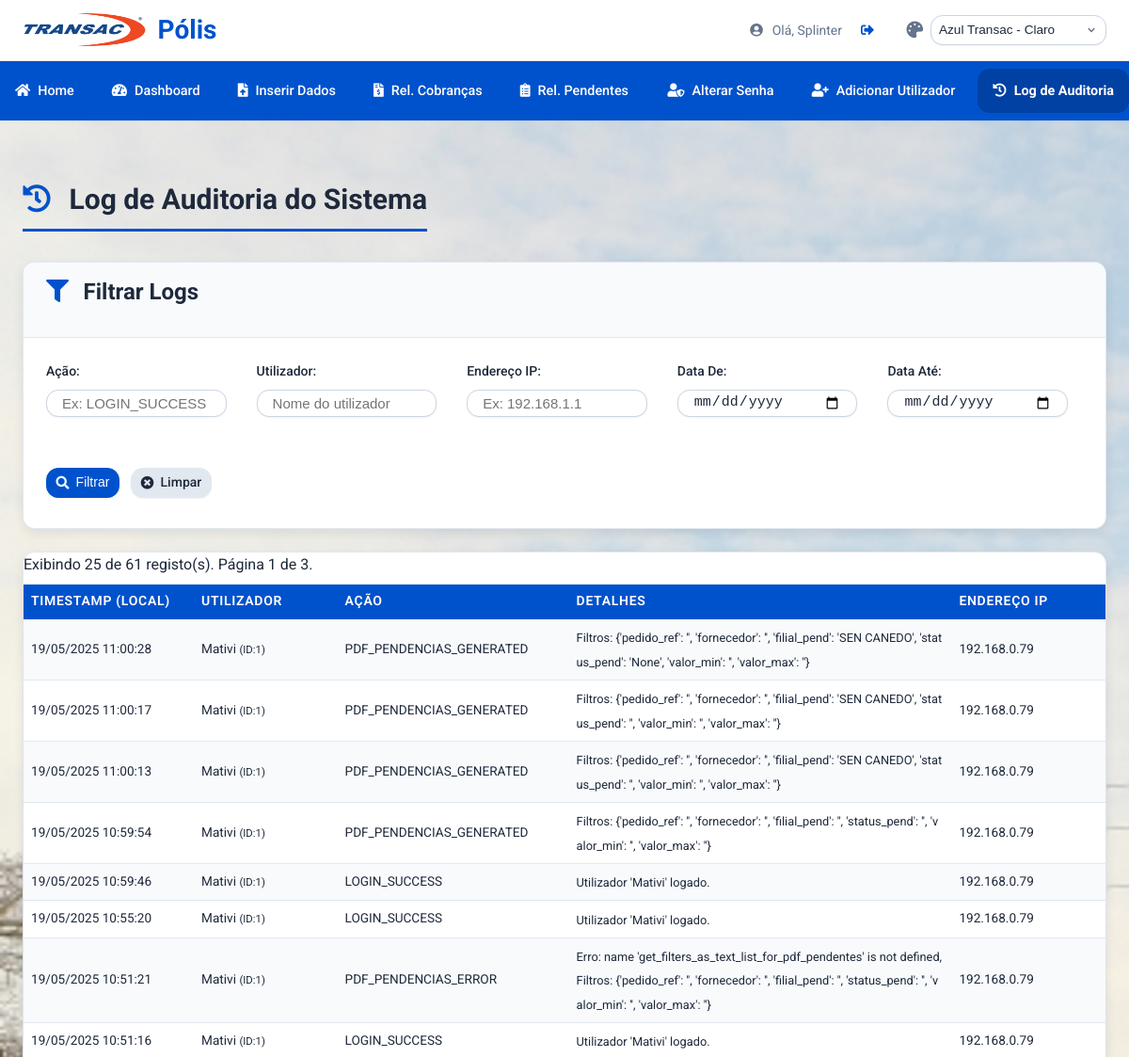
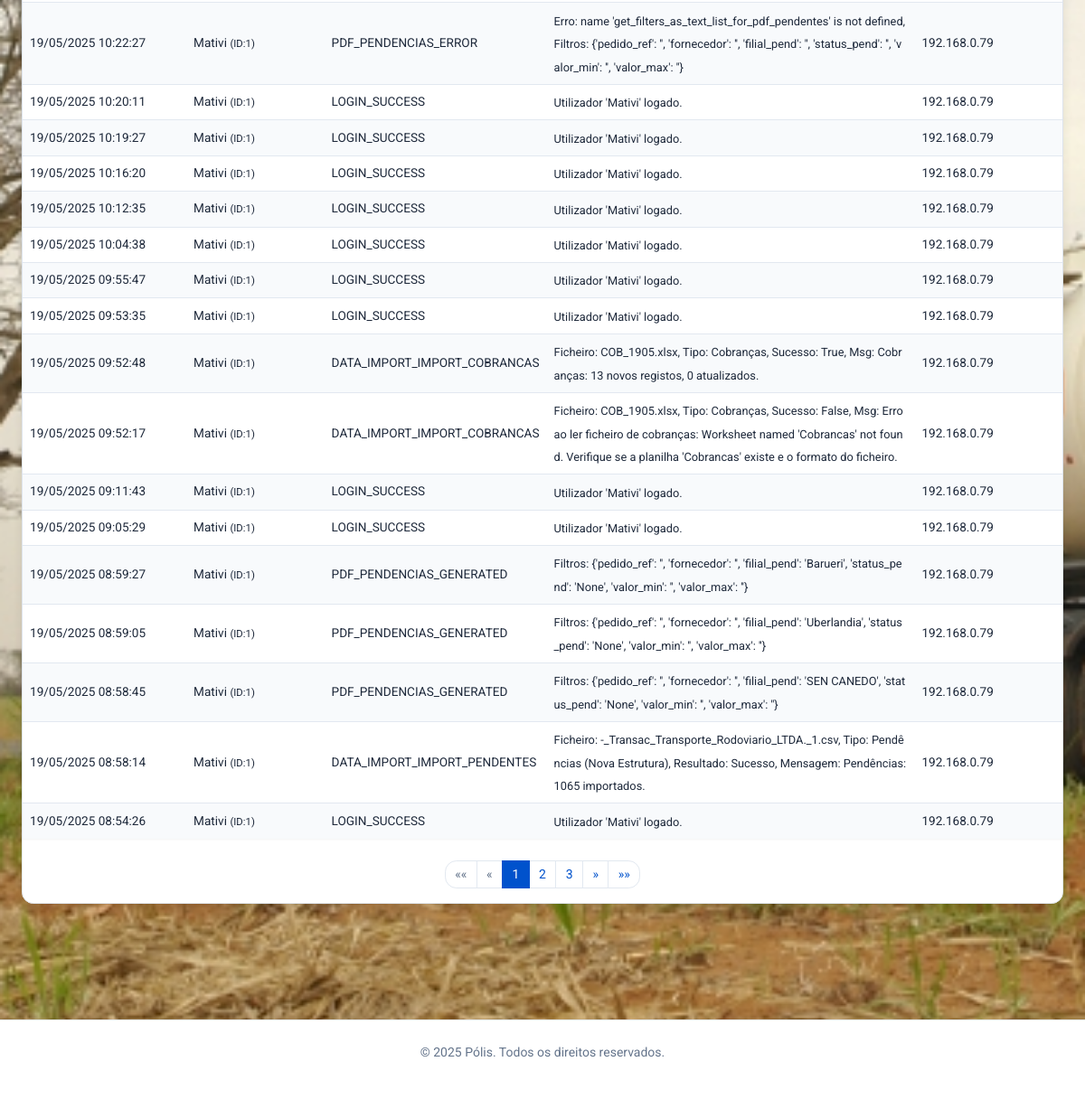
Page /admin/audit_log (signed in) on the committed database (2 pictures, top to bottom).
### tables this page shows
CREATE TABLE users (
                id INTEGER PRIMARY KEY AUTOINCREMENT,
                username TEXT UNIQUE NOT NULL,
                password_hash TEXT NOT NULL
            );

CREATE TABLE audit_log (
                id INTEGER PRIMARY KEY AUTOINCREMENT,
                timestamp DATETIME NOT NULL,
                user_id INTEGER,
                username TEXT,
                action TEXT NOT NULL,
                details TEXT,
                ip_address TEXT,
                FOREIGN KEY (user_id) REFERENCES users (id)
            );

### app.py (the view, shortened to what this page needs)
@app.route('/admin/audit_log')
@admin_required
def view_audit_log():
    db = get_db(); page = request.args.get('page', 1, type=int); per_page = 25; offset = (page - 1) * per_page
    filters_form = {k: request.args.get(f'filter_{k}', '').strip() for k in ['action', 'username', 'date_from', 'date_to', 'ip_address']}
    conditions, params = [], []
    if filters_form['action']: conditions.append("LOWER(action) LIKE LOWER(?)"); params.append(f"%{filters_form['action']}%")
    if filters_form['username']: conditions.append("LOWER(username) LIKE LOWER(?)"); params.append(f"%{filters_form['username']}%")
    if filters_form['ip_address']: conditions.append("ip_address LIKE ?"); params.append(f"%{filters_form['ip_address']}%")
    sao_paulo_tz = pytz.timezone('America/Sao_Paulo')
    if filters_form['date_from']:
        try: dt_from_utc = sao_paulo_tz.localize(datetime.strptime(filters_form['date_from'], '%Y-%m-%d')).astimezone(pytz.utc); conditions.append("timestamp >= ?"); params.append(dt_from_utc.strftime('%Y-%m-%d %H:%M:%S'))
        except ValueError: flash("Data De inválida.", "warning")
    where_clause = "WHERE " + " AND ".join(conditions) if conditions else ""
    total_logs = 0
    try: total_logs = db.execute(f"SELECT COUNT(id) FROM audit_log {where_clause}", tuple(params)).fetchone()[0]
    except Exception as e: logger.error(f"Erro ao contar logs: {e}"); flash("Erro ao contar logs.", "error")
    total_pages = (total_logs + per_page - 1) // per_page or 1; page = min(page, total_pages); page = max(1, page); offset = (page - 1) * per_page
    logs_processed = []
    try:
        raw_logs = db.execute(f"SELECT * FROM audit_log {where_clause} ORDER BY timestamp DESC LIMIT ? OFFSET ?", (*params, per_page, offset)).fetchall()
        for row in raw_logs:
            log = dict(row)
            try: log['timestamp_fmt'] = pytz.utc.localize(datetime.strptime(log['timestamp'].split('.')[0], '%Y-%m-%d %H:%M:%S')).astimezone(sao_paulo_tz).strftime('%d/%m/%Y %H:%M:%S')
            except Exception: log['timestamp_fmt'] = log['timestamp'] + " (Erro Formato)"
            logs_processed.append(log)
    except Exception as e: logger.error(f"Erro ao buscar logs: {e}"); flash("Erro ao buscar logs.", "error")
    return render_template('admin/view_audit_log.html', logs=logs_processed, current_page=page, total_pages=total_pages, filters=filters_form, total_logs=total_logs)

### app.py (called while the page is built)
def get_db():
    db = getattr(g, '_database', None)
    if db is None: db = g._database = sqlite3.connect(app.config['DATABASE']); db.row_factory = sqlite3.Row
    return db

@app.teardown_appcontext
def close_connection(exception):
    db = getattr(g, '_database', None)
    if db is not None: db.close()

@login_manager.user_loader
def load_user(user_id):
    try:
        db = get_db(); cursor = db.cursor(); cursor.execute("SELECT id, username FROM users WHERE id = ?", (user_id,))
        user_data = cursor.fetchone(); return User(id=user_data['id'], username=user_data['username']) if user_data else None
    except Exception as e: logger.error(f"Erro ao carregar utilizador ID {user_id}: {e}", exc_info=True); return None

def admin_required(f):
    @wraps(f)
    @login_required
    def decorated_function(*args, **kwargs):
        if not current_user.is_authenticated or current_user.username not in ADMIN_USERNAMES:
            log_audit("ACCESS_DENIED_ADMIN_AREA", f"Utilizador '{current_user.username}' tentou aceder.")
            flash("Você não tem permissão para aceder a esta página.", "error"); return redirect(url_for('home'))
        return f(*args, **kwargs)
    return decorated_function

@app.context_processor
def inject_global_vars(): return dict(current_year=datetime.now().year, ADMIN_USERNAMES=ADMIN_USERNAMES)

@app.after_request
def add_security_headers(response):
    response.headers['X-Content-Type-Options'] = 'nosniff'; response.headers['X-Frame-Options'] = 'SAMEORIGIN'
    response.headers['X-XSS-Protection'] = '1; mode=block'; response.headers['Referrer-Policy'] = 'strict-origin-when-cross-origin'
    return response

@app.context_processor
def utility_processor():
    def dummy_csrf_token():
        if '_csrf_token' not in g: g._csrf_token = os.urandom(24).hex()
        return g._csrf_token
    return dict(csrf_token=dummy_csrf_token)

### templates/admin/view_audit_log.html (shortened to what this page needs)
{% extends "base.html" %}
{% block content %}
<h2 class="page-title"><i class="fas fa-history"></i> Log de Auditoria do Sistema</h2>
<div class="card filter-form mb-4">
    <div class="card-header">
        <h3><i class="fas fa-filter"></i> Filtrar Logs</h3>
    </div>
    <div class="card-body">
        <form method="GET" action="{{ url_for('view_audit_log') }}" class="form-inline">
            <div class="form-group">
                <label for="filter_action">Ação:</label>
                <input type="text" name="filter_action" id="filter_action" value="{{ filters.action or '' }}" class="form-control form-control-sm" placeholder="Ex: LOGIN_SUCCESS">
            </div>
            <div class="form-group">
                <label for="filter_username">Utilizador:</label>
                <input type="text" name="filter_username" id="filter_username" value="{{ filters.username or '' }}" class="form-control form-control-sm" placeholder="Nome do utilizador">
            </div>
            <div class="form-group">
                <label for="filter_ip">Endereço IP:</label>
                <input type="text" name="filter_ip" id="filter_ip" value="{{ filters.ip_address or '' }}" class="form-control form-control-sm" placeholder="Ex: 192.168.1.1">
            </div>
            <div class="form-group">
                <label for="filter_date_from">Data De:</label>
                <input type="date" name="filter_date_from" id="filter_date_from" value="{{ filters.date_from or '' }}" class="form-control form-control-sm">
            </div>
            <div class="form-group">
                <label for="filter_date_to">Data Até:</label>
                <input type="date" name="filter_date_to" id="filter_date_to" value="{{ filters.date_to or '' }}" class="form-control form-control-sm">
            </div>
            <div class="form-group-actions">
                <button type="submit" class="btn btn-primary btn-sm"><i class="fas fa-search"></i> Filtrar</button>
                <a href="{{ url_for('view_audit_log') }}" class="btn btn-secondary btn-sm"><i class="fas fa-times-circle"></i> Limpar</a>
            </div>
        </form>
    </div>
</div>
<div class="card">
    <div class="card-body table-responsive-container">
        {% if logs %}
            <p class="text-muted small mb-2">Exibindo {{ logs|length }} de {{ total_logs }} registo(s). Página {{ current_page }} de {{ total_pages }}.</p>
            <div class="table-responsive">
                <table class="table table-striped table-hover table-sm">
                    <thead>
                        <tr>
                            <th style="width: 16%;">Timestamp (Local)</th>
                            <th style="width: 14%;">Utilizador</th>
                            <th style="width: 15%;">Ação</th>
                            <th style="width: 40%;">Detalhes</th>
                            <th style="width: 15%;">Endereço IP</th>
                        </tr>
                    </thead>
                    <tbody>
                        {% for log_entry in logs %}
                        <tr>
                            <td style="white-space: nowrap; font-size: 0.85em;">{{ log_entry.timestamp_fmt }}</td>
                            <td style="font-size: 0.85em;">{{ log_entry.username or 'N/A' }}{% if log_entry.user_id %} <small class="text-muted">(ID:{{ log_entry.user_id }})</small>{% endif %}</td>
                            <td style="font-size: 0.85em;">{{ log_entry.action }}</td>
                            <td><small style="font-size: 0.8em; word-break: break-all;">{{ log_entry.details or '' }}</small></td>
                            <td style="font-size: 0.85em;">{{ log_entry.ip_address }}</td>
                        </tr>
                        {% endfor %}
                    </tbody>
                </table>
            </div>
            {% if total_pages > 1 %}
            <nav aria-label="Paginação do Log de Auditoria" class="mt-4">
                <ul class="pagination justify-content-center flex-wrap">
                    <li class="page-item {% if current_page == 1 %}disabled{% endif %}">
                        <a class="page-link" href="{{ url_for('view_audit_log', page=1, filter_action=filters.action, filter_username=filters.username, filter_date_from=filters.date_from, filter_date_to=filters.date_to, filter_ip=filters.ip_address) }}" aria-label="Primeira"><span aria-hidden="true">&laquo;&laquo;</span></a>
                    </li>
                    <li class="page-item {% if current_page == 1 %}disabled{% endif %}">
                        <a class="page-link" href="{{ url_for('view_audit_log', page=current_page - 1, filter_action=filters.action, filter_username=filters.username, filter_date_from=filters.date_from, filter_date_to=filters.date_to, filter_ip=filters.ip_address) }}" aria-label="Anterior"><span aria-hidden="true">&laquo;</span></a>
                    </li>
                    {% set RENDER_MAX_PAGES = 5 %}
                    {% set start_page = [1, current_page - (RENDER_MAX_PAGES // 2)] | max %}
                    {% set end_page = [total_pages, start_page + RENDER_MAX_PAGES - 1] | min %}
                    {% if end_page - start_page + 1 < RENDER_MAX_PAGES %}
                        {% set start_page = [1, end_page - RENDER_MAX_PAGES + 1] | max %}
                    {% endif %}
                    {% for p in range(start_page, end_page + 1) %}
                        <li class="page-item {% if p == current_page %}active{% endif %}">
                            <a class="page-link" href="{{ url_for('view_audit_log', page=p, filter_action=filters.action, filter_username=filters.username, filter_date_from=filters.date_from, filter_date_to=filters.date_to, filter_ip=filters.ip_address) }}">{{ p }}</a>
                        </li>
                    {% endfor %}
                    <li class="page-item {% if current_page == total_pages %}disabled{% endif %}">
                        <a class="page-link" href="{{ url_for('view_audit_log', page=current_page + 1, filter_action=filters.action, filter_username=filters.username, filter_date_from=filters.date_from, filter_date_to=filters.date_to, filter_ip=filters.ip_address) }}" aria-label="Próxima"><span aria-hidden="true">&raquo;</span></a>
                    </li>
                    <li class="page-item {% if current_page == total_pages %}disabled{% endif %}">
                         <a class="page-link" href="{{ url_for('view_audit_log', page=total_pages, filter_action=filters.action, filter_username=filters.username, filter_date_from=filters.date_from, filter_date_to=filters.date_to, filter_ip=filters.ip_address) }}" aria-label="Última"><span aria-hidden="true">&raquo;&raquo;</span></a>
                    </li>
                </ul>
            </nav>
            {% endif %}
        {% else %}
            <div class="empty-state">
                <i class="fas fa-folder-open empty-icon"></i>
                <p>Nenhum registo de auditoria encontrado.</p>
            </div>
        {% endif %}
    </div>
</div>
{% endblock %}

### templates/base.html (shortened to what this page needs)
<!DOCTYPE html>
<html lang="pt-br" data-theme="azul-transac-light">
<head>
    <link rel="stylesheet" href="https://cdnjs.cloudflare.com/ajax/libs/font-awesome/5.15.4/css/all.min.css" xintegrity="sha512-1ycn6IcaQQ40/MKBW2W4Rhis/DbILU74C1vSrLJxCq57o941Ym01SwNsOMqvEBFlcgUa6xLiPY/NS5R+E6ztJQ==" />
    <link rel="stylesheet" href="{{ url_for('static', filename='style.css') }}">
</head>
<body>
    <header class="app-header">
        <div class="app-header-content container">
            <div class="app-header-brand">
                <img src="{{ url_for('static', filename='images/polis_logo.png') }}" alt="Logótipo Pólis" class="app-logo-img">
                <h1>Pólis</h1>
            </div>
            <div class="nav-actions">
                {% if current_user.is_authenticated %}
                <div class="user-info">
                     <span><i class="fas fa-user-circle"></i> Olá, {{ current_user.username }}</span>
                     <a href="{{ url_for('logout') }}" class="logout-link" title="Sair"><i class="fas fa-sign-out-alt"></i> <span class="sr-only">Logout</span></a>
                </div>
                {% endif %}
                <div class="theme-selector-container">
                    <i class="fas fa-palette nav-icon-theme" aria-hidden="true"></i>
                    <select id="theme-select" title="Selecionar Tema Visual">
                        <optgroup label="Azul Transac">
                            <option value="azul-transac-light">Azul Transac - Claro</option>
                        </optgroup>
                    </select>
                </div>
            </div>
        </div>
    </header>
    {% if current_user.is_authenticated %}
    <nav class="main-nav">
        <div class="main-nav-links container">
            <a href="{{ url_for('home') }}" class="nav-item {{ 'active' if request.endpoint == 'home' else '' }}"><i class="fas fa-home"></i> Home</a>
            <a href="{{ url_for('dashboard') }}" class="nav-item {{ 'active' if request.endpoint == 'dashboard' else '' }}"><i class="fas fa-tachometer-alt"></i> Dashboard</a>
            <a href="{{ url_for('inserir_dados') }}" class="nav-item {{ 'active' if request.endpoint == 'inserir_dados' else '' }}"><i class="fas fa-file-upload"></i> Inserir Dados</a>
            <a href="{{ url_for('relatorio_cobrancas') }}" class="nav-item {{ 'active' if request.endpoint == 'relatorio_cobrancas' else '' }}"><i class="fas fa-file-invoice-dollar"></i> Rel. Cobranças</a>
            <a href="{{ url_for('relatorio_pendentes') }}" class="nav-item {{ 'active' if request.endpoint == 'relatorio_pendentes' else '' }}"><i class="fas fa-clipboard-list"></i> Rel. Pendentes</a>
            <div class="nav-item-group-right">
                <a href="{{ url_for('change_password') }}" class="nav-item {{ 'active' if request.endpoint == 'change_password' else '' }}"><i class="fas fa-user-shield"></i> Alterar Senha</a>
                {% if current_user.username in ADMIN_USERNAMES %}
                    <a href="{{ url_for('add_user_admin') }}" class="nav-item {{ 'active' if request.endpoint == 'add_user_admin' else '' }}"><i class="fas fa-user-plus"></i> Adicionar Utilizador</a>
                    <a href="{{ url_for('view_audit_log') }}" class="nav-item {{ 'active' if request.endpoint == 'view_audit_log' else '' }}"><i class="fas fa-history"></i> Log de Auditoria</a>
                {% endif %}
            </div>
        </div>
    </nav>
    {% endif %}
    <main class="container content-wrapper">
        {% block content %}{% endblock %}
    </main>
    <footer class="app-footer">
        <p>&copy; {{ current_year }} Pólis. Todos os direitos reservados.</p>
    </footer>
</body>
</html>

### templates/base.html (style rules this page uses)
.nav-icon-theme { font-size: 1.1rem; color: var(--text-muted-color); }

### templates/admin/view_audit_log.html (style rules this page uses)
.form-inline .form-group { margin-right: 1rem; margin-bottom: 0.5rem; }
.form-inline .form-group-actions { margin-top: 1.85rem; margin-bottom: 0.5rem; }
.pagination .page-link { font-size: 0.875rem; padding: 0.375rem 0.65rem; }
.table-sm td, .table-sm th { padding: .4rem .5rem; }
.card-body.table-responsive-container { padding: 0; }
.card-body.table-responsive-container .table-responsive { margin-bottom: 0; border: none; border-radius: 0; }
.card-body.table-responsive-container .table { margin-bottom: 0; }

### rows in the picture
users: username "Splinter"
audit_log: timestamp_fmt "19/05/2025 11:00:28", username "Mativi", user_id "1", action "PDF_PENDENCIAS_GENERATED", details "Filtros: {'pedido_ref': '', 'fornecedor': '', 'filial_pend': 'SEN CANEDO', 'status_pend': 'None', 'valor_min': '', 'valor_max': ''}", ip_address "192.168.0.79"
audit_log: timestamp_fmt "19/05/2025 11:00:17", username "Mativi", user_id "1", action "PDF_PENDENCIAS_GENERATED", details "Filtros: {'pedido_ref': '', 'fornecedor': '', 'filial_pend': 'SEN CANEDO', 'status_pend': '', 'valor_min': '', 'valor_max': ''}", ip_address "192.168.0.79"
audit_log: timestamp_fmt "19/05/2025 11:00:13", username "Mativi", user_id "1", action "PDF_PENDENCIAS_GENERATED", details "Filtros: {'pedido_ref': '', 'fornecedor': '', 'filial_pend': 'SEN CANEDO', 'status_pend': '', 'valor_min': '', 'valor_max': ''}", ip_address "192.168.0.79"
audit_log: timestamp_fmt "19/05/2025 10:59:54", username "Mativi", user_id "1", action "PDF_PENDENCIAS_GENERATED", details "Filtros: {'pedido_ref': '', 'fornecedor': '', 'filial_pend': '', 'status_pend': '', 'valor_min': '', 'valor_max': ''}", ip_address "192.168.0.79"
audit_log: timestamp_fmt "19/05/2025 10:59:46", username "Mativi", user_id "1", action "LOGIN_SUCCESS", details "Utilizador 'Mativi' logado.", ip_address "192.168.0.79"
audit_log: timestamp_fmt "19/05/2025 10:55:20", username "Mativi", user_id "1", action "LOGIN_SUCCESS", details "Utilizador 'Mativi' logado.", ip_address "192.168.0.79"
audit_log: timestamp_fmt "19/05/2025 10:51:21", username "Mativi", user_id "1", action "PDF_PENDENCIAS_ERROR", details "Erro: name 'get_filters_as_text_list_for_pdf_pendentes' is not defined, Filtros: {'pedido_ref': '', 'fornecedor': '', 'filial_pend': '', 'status_pend': '', 'valor_min': '', 'valor_max': ''}", ip_address "192.168.0.79"
audit_log: timestamp_fmt "19/05/2025 10:51:16", username "Mativi", user_id "1", action "LOGIN_SUCCESS", details "Utilizador 'Mativi' logado.", ip_address "192.168.0.79"
audit_log: timestamp_fmt "19/05/2025 10:22:27", username "Mativi", user_id "1", action "PDF_PENDENCIAS_ERROR", details "Erro: name 'get_filters_as_text_list_for_pdf_pendentes' is not defined, Filtros: {'pedido_ref': '', 'fornecedor': '', 'filial_pend': '', 'status_pend': '', 'valor_min': '', 'valor_max': ''}", ip_address "192.168.0.79"
audit_log: timestamp_fmt "19/05/2025 10:20:11", username "Mativi", user_id "1", action "LOGIN_SUCCESS", details "Utilizador 'Mativi' logado.", ip_address "192.168.0.79"
audit_log: timestamp_fmt "19/05/2025 10:19:27", username "Mativi", user_id "1", action "LOGIN_SUCCESS", details "Utilizador 'Mativi' logado.", ip_address "192.168.0.79"
audit_log: timestamp_fmt "19/05/2025 10:16:20", username "Mativi", user_id "1", action "LOGIN_SUCCESS", details "Utilizador 'Mativi' logado.", ip_address "192.168.0.79"
audit_log: timestamp_fmt "19/05/2025 10:12:35", username "Mativi", user_id "1", action "LOGIN_SUCCESS", details "Utilizador 'Mativi' logado.", ip_address "192.168.0.79"
audit_log: timestamp_fmt "19/05/2025 10:04:38", username "Mativi", user_id "1", action "LOGIN_SUCCESS", details "Utilizador 'Mativi' logado.", ip_address "192.168.0.79"
audit_log: timestamp_fmt "19/05/2025 09:55:47", username "Mativi", user_id "1", action "LOGIN_SUCCESS", details "Utilizador 'Mativi' logado.", ip_address "192.168.0.79"
audit_log: timestamp_fmt "19/05/2025 09:53:35", username "Mativi", user_id "1", action "LOGIN_SUCCESS", details "Utilizador 'Mativi' logado.", ip_address "192.168.0.79"
audit_log: timestamp_fmt "19/05/2025 09:52:48", username "Mativi", user_id "1", action "DATA_IMPORT_IMPORT_COBRANCAS", details "Ficheiro: COB_1905.xlsx, Tipo: Cobranças, Sucesso: True, Msg: Cobranças: 13 novos registos, 0 atualizados.", ip_address "192.168.0.79"
audit_log: timestamp_fmt "19/05/2025 09:52:17", username "Mativi", user_id "1", action "DATA_IMPORT_IMPORT_COBRANCAS", details "Ficheiro: COB_1905.xlsx, Tipo: Cobranças, Sucesso: False, Msg: Erro ao ler ficheiro de cobranças: Worksheet named 'Cobrancas' not found. Verifique se a planilha 'Cobrancas' existe e o formato do ficheiro.", ip_address "192.168.0.79"
audit_log: timestamp_fmt "19/05/2025 09:11:43", username "Mativi", user_id "1", action "LOGIN_SUCCESS", details "Utilizador 'Mativi' logado.", ip_address "192.168.0.79"
audit_log: timestamp_fmt "19/05/2025 09:05:29", username "Mativi", user_id "1", action "LOGIN_SUCCESS", details "Utilizador 'Mativi' logado.", ip_address "192.168.0.79"
audit_log: timestamp_fmt "19/05/2025 08:59:27", username "Mativi", user_id "1", action "PDF_PENDENCIAS_GENERATED", details "Filtros: {'pedido_ref': '', 'fornecedor': '', 'filial_pend': 'Barueri', 'status_pend': 'None', 'valor_min': '', 'valor_max': ''}", ip_address "192.168.0.79"
audit_log: timestamp_fmt "19/05/2025 08:59:05", username "Mativi", user_id "1", action "PDF_PENDENCIAS_GENERATED", details "Filtros: {'pedido_ref': '', 'fornecedor': '', 'filial_pend': 'Uberlandia', 'status_pend': 'None', 'valor_min': '', 'valor_max': ''}", ip_address "192.168.0.79"
audit_log: timestamp_fmt "19/05/2025 08:58:45", username "Mativi", user_id "1", action "PDF_PENDENCIAS_GENERATED", details "Filtros: {'pedido_ref': '', 'fornecedor': '', 'filial_pend': 'SEN CANEDO', 'status_pend': 'None', 'valor_min': '', 'valor_max': ''}", ip_address "192.168.0.79"
audit_log: timestamp_fmt "19/05/2025 08:58:14", username "Mativi", user_id "1", action "DATA_IMPORT_IMPORT_PENDENTES", details "Ficheiro: -_Transac_Transporte_Rodoviario_LTDA._1.csv, Tipo: Pendências (Nova Estrutura), Resultado: Sucesso, Mensagem: Pendências: 1065 importados.", ip_address "192.168.0.79"
audit_log: timestamp_fmt "19/05/2025 08:54:26", username "Mativi", user_id "1", action "LOGIN_SUCCESS", details "Utilizador 'Mativi' logado.", ip_address "192.168.0.79"

### other values in the picture
{{ logs|length }} "25"
{{ total_logs }} "61"
{{ current_page }} "1"
{{ total_pages }} "3"
{{ p }} "1" "2" "3"
